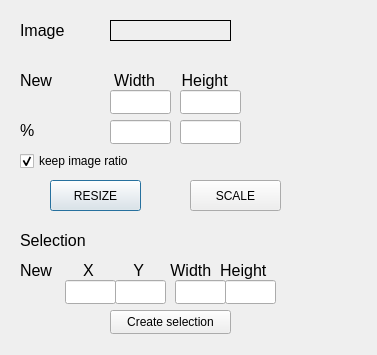
<?xml version="1.0" encoding="UTF-8"?>
<ui version="4.0">
 <class>DialogSize</class>
 <widget class="QDialog" name="DialogSize">
  <property name="geometry">
   <rect>
    <x>0</x>
    <y>0</y>
    <width>377</width>
    <height>355</height>
   </rect>
  </property>
  <property name="windowTitle">
   <string>Drawish Resize image</string>
  </property>
  <property name="windowIcon">
   <iconset resource="Drawish.qrc">
    <normaloff>:/res/draw.png</normaloff>:/res/draw.png</iconset>
  </property>
  <widget class="QLabel" name="label">
   <property name="geometry">
    <rect>
     <x>20</x>
     <y>20</y>
     <width>71</width>
     <height>21</height>
    </rect>
   </property>
   <property name="palette">
    <palette>
     <active>
      <colorrole role="WindowText">
       <brush brushstyle="SolidPattern">
        <color alpha="255">
         <red>192</red>
         <green>28</green>
         <blue>40</blue>
        </color>
       </brush>
      </colorrole>
      <colorrole role="Button">
       <brush brushstyle="SolidPattern">
        <color alpha="255">
         <red>192</red>
         <green>28</green>
         <blue>40</blue>
        </color>
       </brush>
      </colorrole>
      <colorrole role="Light">
       <brush brushstyle="SolidPattern">
        <color alpha="255">
         <red>255</red>
         <green>70</green>
         <blue>84</blue>
        </color>
       </brush>
      </colorrole>
      <colorrole role="Midlight">
       <brush brushstyle="SolidPattern">
        <color alpha="255">
         <red>223</red>
         <green>49</green>
         <blue>62</blue>
        </color>
       </brush>
      </colorrole>
      <colorrole role="Dark">
       <brush brushstyle="SolidPattern">
        <color alpha="255">
         <red>96</red>
         <green>14</green>
         <blue>20</blue>
        </color>
       </brush>
      </colorrole>
      <colorrole role="Mid">
       <brush brushstyle="SolidPattern">
        <color alpha="255">
         <red>128</red>
         <green>19</green>
         <blue>27</blue>
        </color>
       </brush>
      </colorrole>
      <colorrole role="Text">
       <brush brushstyle="SolidPattern">
        <color alpha="255">
         <red>192</red>
         <green>28</green>
         <blue>40</blue>
        </color>
       </brush>
      </colorrole>
      <colorrole role="Window">
       <brush brushstyle="SolidPattern">
        <color alpha="255">
         <red>192</red>
         <green>28</green>
         <blue>40</blue>
        </color>
       </brush>
      </colorrole>
      <colorrole role="Shadow">
       <brush brushstyle="SolidPattern">
        <color alpha="255">
         <red>0</red>
         <green>0</green>
         <blue>0</blue>
        </color>
       </brush>
      </colorrole>
      <colorrole role="AlternateBase">
       <brush brushstyle="SolidPattern">
        <color alpha="255">
         <red>223</red>
         <green>141</green>
         <blue>147</blue>
        </color>
       </brush>
      </colorrole>
     </active>
     <inactive>
      <colorrole role="WindowText">
       <brush brushstyle="SolidPattern">
        <color alpha="255">
         <red>0</red>
         <green>0</green>
         <blue>0</blue>
        </color>
       </brush>
      </colorrole>
      <colorrole role="Button">
       <brush brushstyle="SolidPattern">
        <color alpha="255">
         <red>239</red>
         <green>239</green>
         <blue>239</blue>
        </color>
       </brush>
      </colorrole>
      <colorrole role="Light">
       <brush brushstyle="SolidPattern">
        <color alpha="255">
         <red>255</red>
         <green>255</green>
         <blue>255</blue>
        </color>
       </brush>
      </colorrole>
      <colorrole role="Midlight">
       <brush brushstyle="SolidPattern">
        <color alpha="255">
         <red>202</red>
         <green>202</green>
         <blue>202</blue>
        </color>
       </brush>
      </colorrole>
      <colorrole role="Dark">
       <brush brushstyle="SolidPattern">
        <color alpha="255">
         <red>159</red>
         <green>159</green>
         <blue>159</blue>
        </color>
       </brush>
      </colorrole>
      <colorrole role="Mid">
       <brush brushstyle="SolidPattern">
        <color alpha="255">
         <red>184</red>
         <green>184</green>
         <blue>184</blue>
        </color>
       </brush>
      </colorrole>
      <colorrole role="Text">
       <brush brushstyle="SolidPattern">
        <color alpha="255">
         <red>0</red>
         <green>0</green>
         <blue>0</blue>
        </color>
       </brush>
      </colorrole>
      <colorrole role="Window">
       <brush brushstyle="SolidPattern">
        <color alpha="255">
         <red>239</red>
         <green>239</green>
         <blue>239</blue>
        </color>
       </brush>
      </colorrole>
      <colorrole role="Shadow">
       <brush brushstyle="SolidPattern">
        <color alpha="255">
         <red>118</red>
         <green>118</green>
         <blue>118</blue>
        </color>
       </brush>
      </colorrole>
      <colorrole role="AlternateBase">
       <brush brushstyle="SolidPattern">
        <color alpha="255">
         <red>247</red>
         <green>247</green>
         <blue>247</blue>
        </color>
       </brush>
      </colorrole>
     </inactive>
     <disabled>
      <colorrole role="WindowText">
       <brush brushstyle="SolidPattern">
        <color alpha="255">
         <red>96</red>
         <green>14</green>
         <blue>20</blue>
        </color>
       </brush>
      </colorrole>
      <colorrole role="Button">
       <brush brushstyle="SolidPattern">
        <color alpha="255">
         <red>192</red>
         <green>28</green>
         <blue>40</blue>
        </color>
       </brush>
      </colorrole>
      <colorrole role="Light">
       <brush brushstyle="SolidPattern">
        <color alpha="255">
         <red>255</red>
         <green>70</green>
         <blue>84</blue>
        </color>
       </brush>
      </colorrole>
      <colorrole role="Midlight">
       <brush brushstyle="SolidPattern">
        <color alpha="255">
         <red>223</red>
         <green>49</green>
         <blue>62</blue>
        </color>
       </brush>
      </colorrole>
      <colorrole role="Dark">
       <brush brushstyle="SolidPattern">
        <color alpha="255">
         <red>96</red>
         <green>14</green>
         <blue>20</blue>
        </color>
       </brush>
      </colorrole>
      <colorrole role="Mid">
       <brush brushstyle="SolidPattern">
        <color alpha="255">
         <red>128</red>
         <green>19</green>
         <blue>27</blue>
        </color>
       </brush>
      </colorrole>
      <colorrole role="Text">
       <brush brushstyle="SolidPattern">
        <color alpha="255">
         <red>96</red>
         <green>14</green>
         <blue>20</blue>
        </color>
       </brush>
      </colorrole>
      <colorrole role="Window">
       <brush brushstyle="SolidPattern">
        <color alpha="255">
         <red>192</red>
         <green>28</green>
         <blue>40</blue>
        </color>
       </brush>
      </colorrole>
      <colorrole role="Shadow">
       <brush brushstyle="SolidPattern">
        <color alpha="255">
         <red>177</red>
         <green>177</green>
         <blue>177</blue>
        </color>
       </brush>
      </colorrole>
      <colorrole role="AlternateBase">
       <brush brushstyle="SolidPattern">
        <color alpha="255">
         <red>247</red>
         <green>247</green>
         <blue>247</blue>
        </color>
       </brush>
      </colorrole>
     </disabled>
    </palette>
   </property>
   <property name="font">
    <font>
     <pointsize>12</pointsize>
    </font>
   </property>
   <property name="text">
    <string>Image</string>
   </property>
  </widget>
  <widget class="QLabel" name="OriginalSize_label">
   <property name="geometry">
    <rect>
     <x>110</x>
     <y>20</y>
     <width>121</width>
     <height>21</height>
    </rect>
   </property>
   <property name="font">
    <font>
     <pointsize>12</pointsize>
    </font>
   </property>
   <property name="frameShape">
    <enum>QFrame::Box</enum>
   </property>
   <property name="text">
    <string/>
   </property>
  </widget>
  <widget class="QLabel" name="label_3">
   <property name="geometry">
    <rect>
     <x>20</x>
     <y>70</y>
     <width>231</width>
     <height>21</height>
    </rect>
   </property>
   <property name="font">
    <font>
     <pointsize>12</pointsize>
    </font>
   </property>
   <property name="text">
    <string>New              Width      Height</string>
   </property>
  </widget>
  <widget class="QLineEdit" name="newWidth_lineEdit">
   <property name="geometry">
    <rect>
     <x>110</x>
     <y>90</y>
     <width>61</width>
     <height>24</height>
    </rect>
   </property>
   <property name="font">
    <font>
     <pointsize>12</pointsize>
    </font>
   </property>
   <property name="acceptDrops">
    <bool>false</bool>
   </property>
  </widget>
  <widget class="QLineEdit" name="newHeight_lineEdit">
   <property name="geometry">
    <rect>
     <x>180</x>
     <y>90</y>
     <width>61</width>
     <height>24</height>
    </rect>
   </property>
   <property name="font">
    <font>
     <pointsize>12</pointsize>
    </font>
   </property>
   <property name="acceptDrops">
    <bool>false</bool>
   </property>
  </widget>
  <widget class="QLabel" name="label_4">
   <property name="geometry">
    <rect>
     <x>20</x>
     <y>120</y>
     <width>31</width>
     <height>21</height>
    </rect>
   </property>
   <property name="font">
    <font>
     <pointsize>12</pointsize>
    </font>
   </property>
   <property name="text">
    <string>%</string>
   </property>
  </widget>
  <widget class="QLineEdit" name="wPerc_lineEdit">
   <property name="geometry">
    <rect>
     <x>110</x>
     <y>120</y>
     <width>61</width>
     <height>24</height>
    </rect>
   </property>
   <property name="font">
    <font>
     <pointsize>12</pointsize>
    </font>
   </property>
  </widget>
  <widget class="QLineEdit" name="hPerc_lineEdit">
   <property name="geometry">
    <rect>
     <x>180</x>
     <y>120</y>
     <width>61</width>
     <height>24</height>
    </rect>
   </property>
   <property name="font">
    <font>
     <pointsize>12</pointsize>
    </font>
   </property>
  </widget>
  <widget class="QLabel" name="label_5">
   <property name="geometry">
    <rect>
     <x>20</x>
     <y>230</y>
     <width>91</width>
     <height>21</height>
    </rect>
   </property>
   <property name="palette">
    <palette>
     <active>
      <colorrole role="WindowText">
       <brush brushstyle="SolidPattern">
        <color alpha="255">
         <red>192</red>
         <green>28</green>
         <blue>40</blue>
        </color>
       </brush>
      </colorrole>
      <colorrole role="Button">
       <brush brushstyle="SolidPattern">
        <color alpha="255">
         <red>192</red>
         <green>28</green>
         <blue>40</blue>
        </color>
       </brush>
      </colorrole>
      <colorrole role="Light">
       <brush brushstyle="SolidPattern">
        <color alpha="255">
         <red>255</red>
         <green>70</green>
         <blue>84</blue>
        </color>
       </brush>
      </colorrole>
      <colorrole role="Midlight">
       <brush brushstyle="SolidPattern">
        <color alpha="255">
         <red>223</red>
         <green>49</green>
         <blue>62</blue>
        </color>
       </brush>
      </colorrole>
      <colorrole role="Dark">
       <brush brushstyle="SolidPattern">
        <color alpha="255">
         <red>96</red>
         <green>14</green>
         <blue>20</blue>
        </color>
       </brush>
      </colorrole>
      <colorrole role="Mid">
       <brush brushstyle="SolidPattern">
        <color alpha="255">
         <red>128</red>
         <green>19</green>
         <blue>27</blue>
        </color>
       </brush>
      </colorrole>
      <colorrole role="Text">
       <brush brushstyle="SolidPattern">
        <color alpha="255">
         <red>192</red>
         <green>28</green>
         <blue>40</blue>
        </color>
       </brush>
      </colorrole>
      <colorrole role="Window">
       <brush brushstyle="SolidPattern">
        <color alpha="255">
         <red>192</red>
         <green>28</green>
         <blue>40</blue>
        </color>
       </brush>
      </colorrole>
      <colorrole role="Shadow">
       <brush brushstyle="SolidPattern">
        <color alpha="255">
         <red>0</red>
         <green>0</green>
         <blue>0</blue>
        </color>
       </brush>
      </colorrole>
      <colorrole role="AlternateBase">
       <brush brushstyle="SolidPattern">
        <color alpha="255">
         <red>223</red>
         <green>141</green>
         <blue>147</blue>
        </color>
       </brush>
      </colorrole>
     </active>
     <inactive>
      <colorrole role="WindowText">
       <brush brushstyle="SolidPattern">
        <color alpha="255">
         <red>0</red>
         <green>0</green>
         <blue>0</blue>
        </color>
       </brush>
      </colorrole>
      <colorrole role="Button">
       <brush brushstyle="SolidPattern">
        <color alpha="255">
         <red>239</red>
         <green>239</green>
         <blue>239</blue>
        </color>
       </brush>
      </colorrole>
      <colorrole role="Light">
       <brush brushstyle="SolidPattern">
        <color alpha="255">
         <red>255</red>
         <green>255</green>
         <blue>255</blue>
        </color>
       </brush>
      </colorrole>
      <colorrole role="Midlight">
       <brush brushstyle="SolidPattern">
        <color alpha="255">
         <red>202</red>
         <green>202</green>
         <blue>202</blue>
        </color>
       </brush>
      </colorrole>
      <colorrole role="Dark">
       <brush brushstyle="SolidPattern">
        <color alpha="255">
         <red>159</red>
         <green>159</green>
         <blue>159</blue>
        </color>
       </brush>
      </colorrole>
      <colorrole role="Mid">
       <brush brushstyle="SolidPattern">
        <color alpha="255">
         <red>184</red>
         <green>184</green>
         <blue>184</blue>
        </color>
       </brush>
      </colorrole>
      <colorrole role="Text">
       <brush brushstyle="SolidPattern">
        <color alpha="255">
         <red>0</red>
         <green>0</green>
         <blue>0</blue>
        </color>
       </brush>
      </colorrole>
      <colorrole role="Window">
       <brush brushstyle="SolidPattern">
        <color alpha="255">
         <red>239</red>
         <green>239</green>
         <blue>239</blue>
        </color>
       </brush>
      </colorrole>
      <colorrole role="Shadow">
       <brush brushstyle="SolidPattern">
        <color alpha="255">
         <red>118</red>
         <green>118</green>
         <blue>118</blue>
        </color>
       </brush>
      </colorrole>
      <colorrole role="AlternateBase">
       <brush brushstyle="SolidPattern">
        <color alpha="255">
         <red>247</red>
         <green>247</green>
         <blue>247</blue>
        </color>
       </brush>
      </colorrole>
     </inactive>
     <disabled>
      <colorrole role="WindowText">
       <brush brushstyle="SolidPattern">
        <color alpha="255">
         <red>96</red>
         <green>14</green>
         <blue>20</blue>
        </color>
       </brush>
      </colorrole>
      <colorrole role="Button">
       <brush brushstyle="SolidPattern">
        <color alpha="255">
         <red>192</red>
         <green>28</green>
         <blue>40</blue>
        </color>
       </brush>
      </colorrole>
      <colorrole role="Light">
       <brush brushstyle="SolidPattern">
        <color alpha="255">
         <red>255</red>
         <green>70</green>
         <blue>84</blue>
        </color>
       </brush>
      </colorrole>
      <colorrole role="Midlight">
       <brush brushstyle="SolidPattern">
        <color alpha="255">
         <red>223</red>
         <green>49</green>
         <blue>62</blue>
        </color>
       </brush>
      </colorrole>
      <colorrole role="Dark">
       <brush brushstyle="SolidPattern">
        <color alpha="255">
         <red>96</red>
         <green>14</green>
         <blue>20</blue>
        </color>
       </brush>
      </colorrole>
      <colorrole role="Mid">
       <brush brushstyle="SolidPattern">
        <color alpha="255">
         <red>128</red>
         <green>19</green>
         <blue>27</blue>
        </color>
       </brush>
      </colorrole>
      <colorrole role="Text">
       <brush brushstyle="SolidPattern">
        <color alpha="255">
         <red>96</red>
         <green>14</green>
         <blue>20</blue>
        </color>
       </brush>
      </colorrole>
      <colorrole role="Window">
       <brush brushstyle="SolidPattern">
        <color alpha="255">
         <red>192</red>
         <green>28</green>
         <blue>40</blue>
        </color>
       </brush>
      </colorrole>
      <colorrole role="Shadow">
       <brush brushstyle="SolidPattern">
        <color alpha="255">
         <red>177</red>
         <green>177</green>
         <blue>177</blue>
        </color>
       </brush>
      </colorrole>
      <colorrole role="AlternateBase">
       <brush brushstyle="SolidPattern">
        <color alpha="255">
         <red>247</red>
         <green>247</green>
         <blue>247</blue>
        </color>
       </brush>
      </colorrole>
     </disabled>
    </palette>
   </property>
   <property name="font">
    <font>
     <pointsize>12</pointsize>
    </font>
   </property>
   <property name="text">
    <string>Selection</string>
   </property>
  </widget>
  <widget class="QCheckBox" name="keep_checkBox">
   <property name="geometry">
    <rect>
     <x>20</x>
     <y>150</y>
     <width>131</width>
     <height>22</height>
    </rect>
   </property>
   <property name="text">
    <string>keep image ratio</string>
   </property>
   <property name="checked">
    <bool>true</bool>
   </property>
  </widget>
  <widget class="QPushButton" name="resizeButton">
   <property name="geometry">
    <rect>
     <x>50</x>
     <y>180</y>
     <width>91</width>
     <height>31</height>
    </rect>
   </property>
   <property name="text">
    <string>RESIZE</string>
   </property>
  </widget>
  <widget class="QPushButton" name="scaleButton">
   <property name="geometry">
    <rect>
     <x>190</x>
     <y>180</y>
     <width>91</width>
     <height>31</height>
    </rect>
   </property>
   <property name="text">
    <string>SCALE</string>
   </property>
  </widget>
  <widget class="QLabel" name="label_6">
   <property name="geometry">
    <rect>
     <x>20</x>
     <y>260</y>
     <width>321</width>
     <height>21</height>
    </rect>
   </property>
   <property name="font">
    <font>
     <pointsize>12</pointsize>
    </font>
   </property>
   <property name="text">
    <string>New       X         Y      Width  Height</string>
   </property>
  </widget>
  <widget class="QLineEdit" name="newXsel_lineEdit">
   <property name="geometry">
    <rect>
     <x>65</x>
     <y>280</y>
     <width>51</width>
     <height>24</height>
    </rect>
   </property>
  </widget>
  <widget class="QLineEdit" name="newYsel_lineEdit">
   <property name="geometry">
    <rect>
     <x>115</x>
     <y>280</y>
     <width>51</width>
     <height>24</height>
    </rect>
   </property>
  </widget>
  <widget class="QLineEdit" name="newWsel_lineEdit">
   <property name="geometry">
    <rect>
     <x>175</x>
     <y>280</y>
     <width>51</width>
     <height>24</height>
    </rect>
   </property>
  </widget>
  <widget class="QLineEdit" name="newHsel_lineEdit">
   <property name="geometry">
    <rect>
     <x>225</x>
     <y>280</y>
     <width>51</width>
     <height>24</height>
    </rect>
   </property>
  </widget>
  <widget class="QPushButton" name="createSelectionButton">
   <property name="geometry">
    <rect>
     <x>110</x>
     <y>310</y>
     <width>121</width>
     <height>24</height>
    </rect>
   </property>
   <property name="text">
    <string>Create selection</string>
   </property>
  </widget>
 </widget>
 <resources>
  <include location="Drawish.qrc"/>
 </resources>
 <connections/>
</ui>
